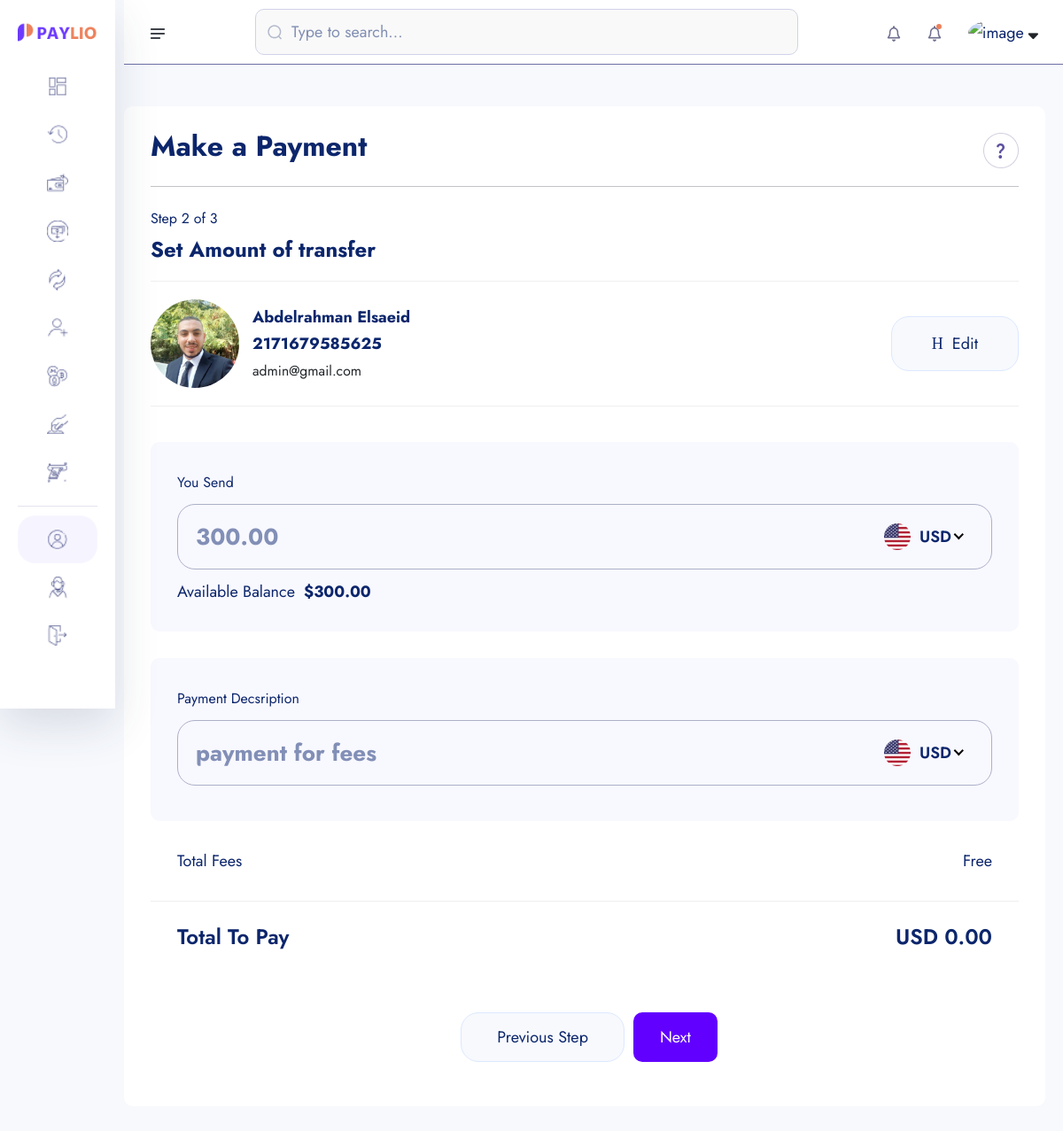
The app's page /amount-transfare/2171679585625/ (signed in), older data.
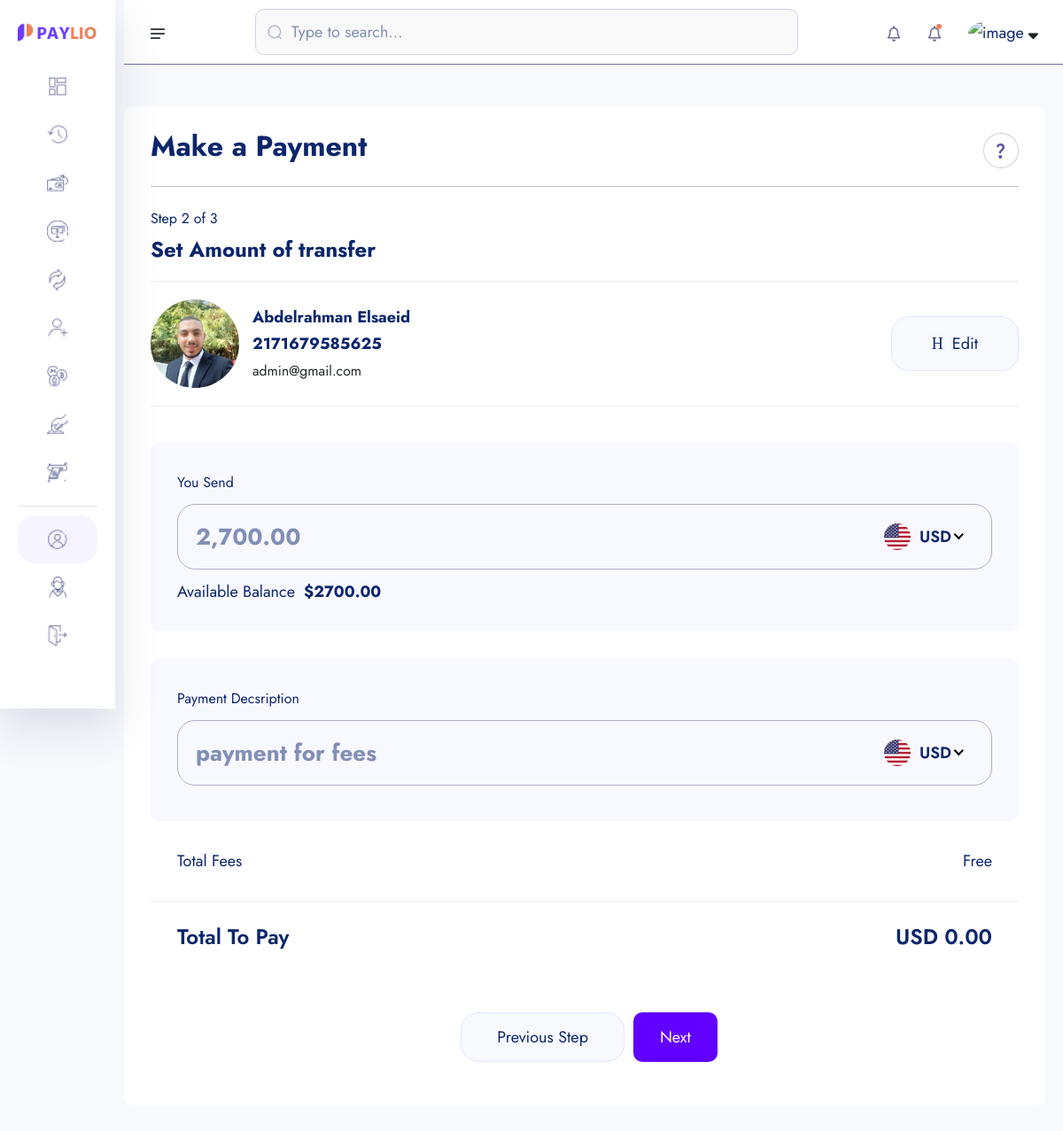
The same page, newer data.
### userauths/models.py (models this page shows, shortened)
class User(AbstractUser):
    username = models.CharField(max_length=100)
    email = models.EmailField(unique=True)
    is_staff = models.BooleanField(default=False)
    is_superuser = models.BooleanField(default=False)
    USERNAME_FIELD = 'email'
    REQUIRED_FIELDS = ['username']

### account/models.py (models this page shows, shortened)
class Account(models.Model):
    id = models.UUIDField(primary_key=True, unique=True, default=uuid.uuid4, editable=False)
    user = models.OneToOneField(User, on_delete=models.CASCADE)
    account_balance = models.DecimalField(max_digits=12, decimal_places=2, default=0.00)
    account_number = ShortUUIDField(length=10, unique=True,max_length= 25, prefix="217", alphabet="1234567890" )
    account_id = ShortUUIDField(length=7, unique=True,max_length= 25, prefix="DEX", alphabet="1234567890" )
    pin_number = ShortUUIDField(length=4, unique=True,max_length= 7 , alphabet="1234567890" )
    red_code = ShortUUIDField(length=10, unique=True,max_length= 20, prefix="217", alphabet="abcdefghi1234567890" )
    account_status = models.CharField(max_length=100, choices= ACCOUNT_STATUS, default="in-active")
    date = models.DateTimeField(auto_now_add=True)
    kyc_submitted = models.BooleanField(default=False)
    kyc_confirmed = models.BooleanField(default=False)
    recommended_by = models.ForeignKey(User, on_delete=models.DO_NOTHING, blank=True, null=True, related_name="recommended_by")
    class Meta:
        ordering = ['-date']

### core/transfare.py (the view)
# urls.py: path('amount-transfare/<account_number>/',AmountTranfare , name='amount-transfare'),
def AmountTranfare(request, account_number):
    try:
        account = Account.objects.get(account_number=account_number)
    except:
        messages.warning(request, "Account does not exist")
    context = {
        "account":account
    }
    return render(request, 'transfare/amount-transfare.html', context)

### templates/transfare/amount-transfare.html (shortened to what this page needs)
{% extends 'partials/dashboard-base.html' %}
{% load static %}
{% load humanize %}
{% block content %}
    <section class="dashboard-section body-collapse pay step step-2">
        <div class="overlay pt-120">
            <div class="container-fruid">
                <div class="main-content">
                    <div class="head-area d-flex align-items-center justify-content-between">
                        <h4>Make a Payment</h4>
                        <div class="icon-area">
                            <img src="{% static 'assets1/images/icon/support-icon.png' %}" alt="icon">
                        </div>
                    </div>
                    <div class="choose-recipient">
                        <div class="step-area">
                            <span class="mdr">Step 2 of 3</span>
                            <h5>Set Amount of transfer</h5>
                        </div>
                        <div class="user-select">
                            <div class="single-user">
                                <div class="left d-flex align-items-center">
                                    <div class="img-area">
                                        <img style="width: 100px; hight: 100px; border-radius: 50%" src="{{account.user.kyc.image.url}}" alt="image">
                                    </div>
                                    <div class="text-area">
                                        <p>{{account.user.kyc.full_name|title}}</p>
                                        <p>{{account.account_number|title}}</p>
                                        <small>{{account.user.email}}</small>
                                    </div>
                                </div>
                                <div class="right">
                                    <a href="{% url 'core:search-account' %}">
                                        <i class="icon-h-edit"></i>
                                        Edit
                                    </a>
                                </div>
                            </div>
                        </div>
                    </div>
                    <form action="{% url 'core:amount-transfare-Process' account.account_number %}" method = "POST">
                        <div class="send-banance">
                            <span class="mdr">You Send</span>
                            <div class="input-area">
                                <input class="xxlr" onkeyup="CalculateBalance()" placeholder="{{ request.user.account.account_balance|intcomma}}" name="amount-send" type="number" id="amount-send">
                            </div>
                            <p>Available Balance<b>${{request.user.account.account_balance}}</b></p>
                        </div>
                        <div class="send-banance">
                            <span class="mdr">Payment Decsription</span>
                            <div class="input-area">
                                <input class="xxlr" onkeyup="CalculateBalance()" placeholder="payment for fees" name="description" type="text" >
                            </div>
                        </div>
                        <ul class="total-fees">
                            <li>Total Fees</li>
                            <li>Free</li>
                        </ul>
                        <ul class="total-fees pay">
                            <li>
                                <h5>Total To Pay</h5>
                            </li>
                            <li>
                                <h5 id="total-to-pay">USD 0.00</h5>
                            </li>
                        </ul>
                        <div class="footer-area mt-40">
                            <a href="pay-step-1.html">Previous Step</a>
                            <button type="submit" style="padding: 10px 30px; border-radius: 10px; background: rgb(98, 0, 255); color: #fff;" class="active">Next</button>
                        </div>
                    </form>
                </div>
            </div>
        </div>
    </section>
{% endblock content %}

Row changes from the older to the newer data that the page shows:
changed through a linked row, User: amount-send "300.00" → "2,700.00"; user.account.account_balance "300.00" → "2700.00"
